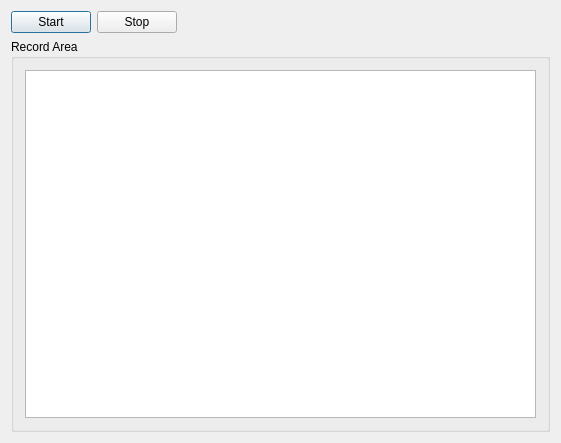
<?xml version="1.0" encoding="UTF-8"?>
<ui version="4.0">
 <class>Dialog</class>
 <widget class="QDialog" name="Dialog">
  <property name="geometry">
   <rect>
    <x>0</x>
    <y>0</y>
    <width>561</width>
    <height>443</height>
   </rect>
  </property>
  <property name="windowTitle">
   <string>OBSRecordDialog</string>
  </property>
  <layout class="QVBoxLayout" name="verticalLayout_2">
   <item>
    <layout class="QHBoxLayout" name="horizontalLayout">
     <item>
      <widget class="QPushButton" name="pushButtonStartRecord">
       <property name="text">
        <string>Start</string>
       </property>
      </widget>
     </item>
     <item>
      <widget class="QPushButton" name="pushButtonStopRecord">
       <property name="text">
        <string>Stop</string>
       </property>
      </widget>
     </item>
     <item>
      <spacer name="horizontalSpacer">
       <property name="orientation">
        <enum>Qt::Horizontal</enum>
       </property>
       <property name="sizeHint" stdset="0">
        <size>
         <width>40</width>
         <height>20</height>
        </size>
       </property>
      </spacer>
     </item>
    </layout>
   </item>
   <item>
    <widget class="QGroupBox" name="groupBox">
     <property name="title">
      <string>Record Area</string>
     </property>
     <layout class="QVBoxLayout" name="verticalLayout">
      <item>
       <widget class="QListWidget" name="listWidget"/>
      </item>
     </layout>
    </widget>
   </item>
  </layout>
 </widget>
 <layoutdefault spacing="6" margin="11"/>
 <resources/>
 <connections/>
</ui>
